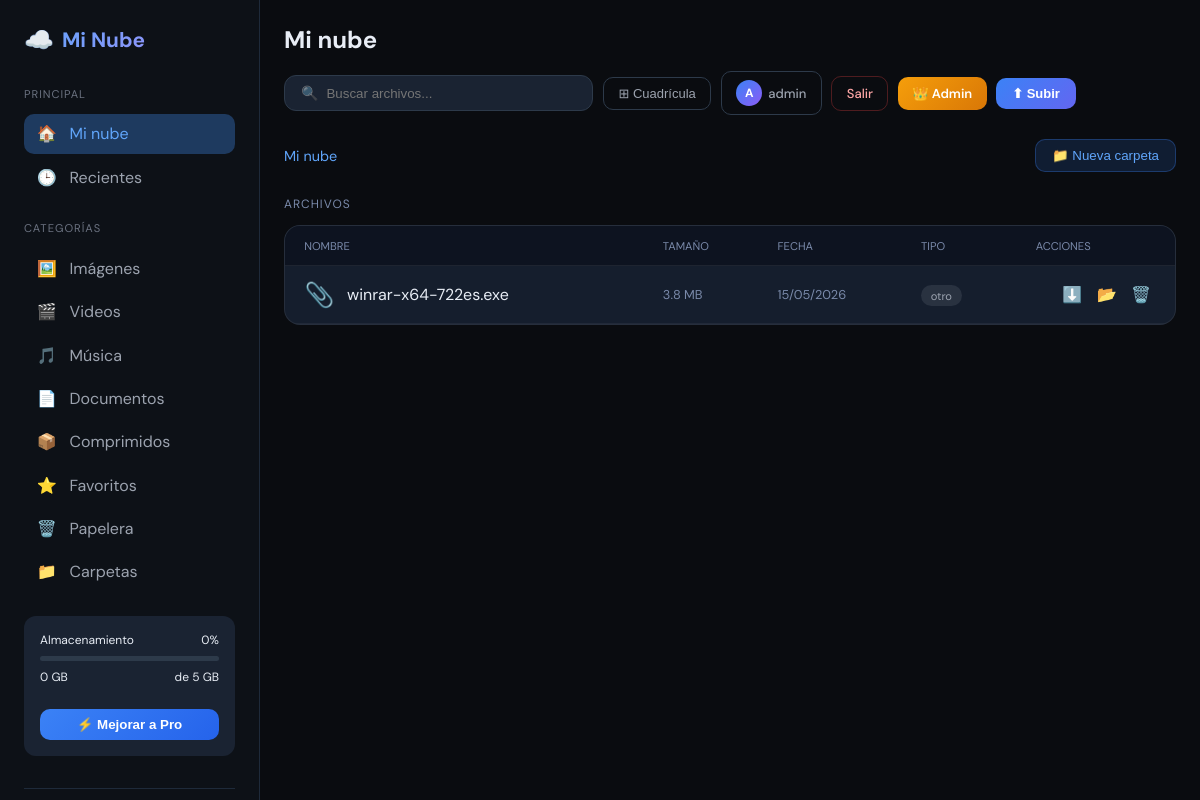
/folders (signed in), run on an earlier commit of the app's database.
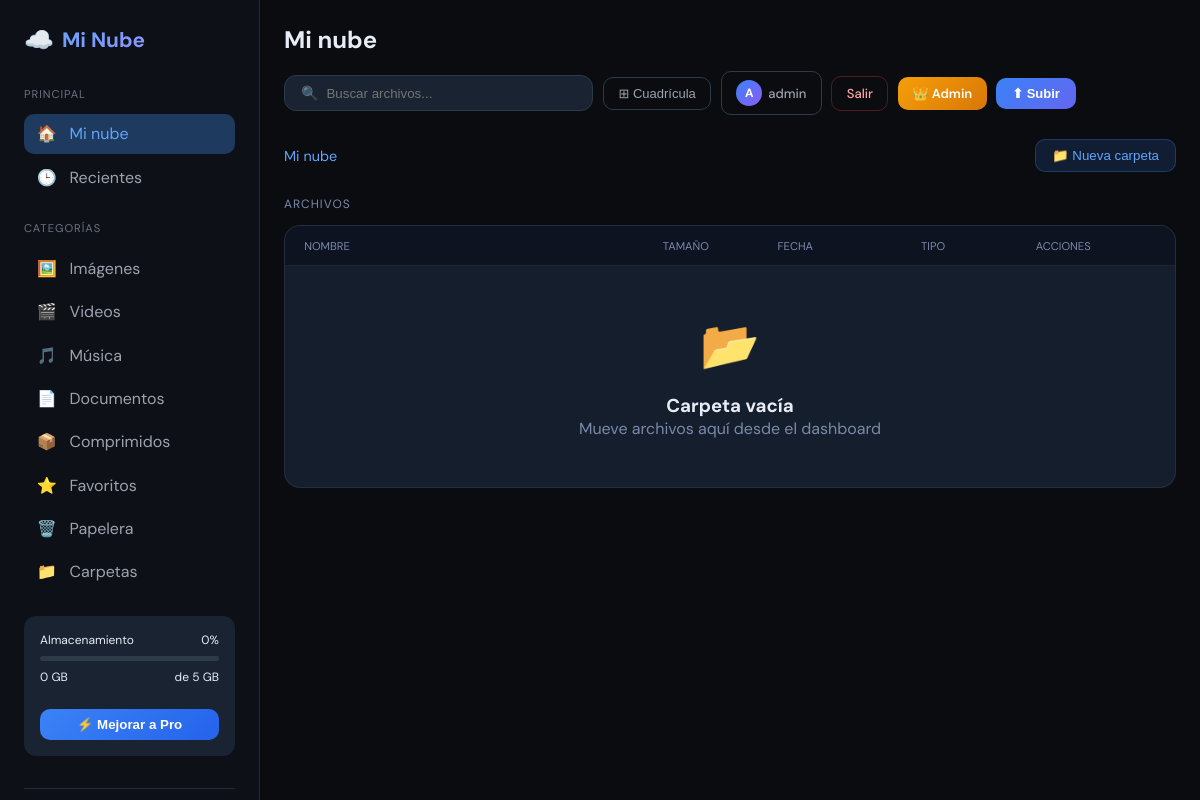
And on a later commit of the database.
### app.py (models this page shows)
class File(db.Model):
    id = db.Column(db.Integer, primary_key=True)
    filename = db.Column(db.String(500), nullable=False)
    saved_name = db.Column(db.String(500), unique=True, nullable=False)
    file_type = db.Column(db.String(50), default='otro')
    file_extension = db.Column(db.String(20), nullable=True)
    file_size = db.Column(db.BigInteger, nullable=False)
    upload_date = db.Column(db.DateTime, default=datetime.utcnow)
    user_id = db.Column(db.Integer, db.ForeignKey('user.id'), nullable=False)
    deleted_at = db.Column(db.DateTime, nullable=True)       # Papelera
    is_favorite = db.Column(db.Boolean, default=False)       # Favoritos
    share_token = db.Column(db.String(64), nullable=True)
    folder_id = db.Column(db.Integer, db.ForeignKey('folder.id'), nullable=True)    # Compartir

### app.py (the view)
@app.route('/folders')
@login_required
def folders():
    carpetas = Folder.query.filter_by(user_id=current_user.id).all()
    archivos = File.query.filter_by(user_id=current_user.id, folder_id=None).filter(File.deleted_at.is_(None)).all()
    return render_template('carpetas.html', user=current_user, folders=carpetas, files=archivos, folder=None)

### app.py (called while the page is built, shortened)
@login_manager.user_loader
def load_user(user_id):
    user = User.query.get(int(user_id))
    if user and user.is_banned_active():
        return None
    return user

    def is_admin(self):
        return self.role in ['admin', 'owner']

    def is_banned_active(self):
        if not self.is_banned:
            return False

### templates/carpetas.html (shortened to what this page needs)
{% extends "base.html" %}
{% block content %}
<div style="display:flex;justify-content:space-between;align-items:center;margin-bottom:1.5rem;">
    <div style="display:flex;align-items:center;gap:0.5rem;font-size:0.9rem;color:#7a8aaa;">
        <span onclick="window.location.href='/dashboard'" style="cursor:pointer;color:#60a5fa;">Mi nube</span>
    </div>
    <div style="display:flex;gap:0.5rem;">
        <button onclick="showNewFolder()" style="padding:0.5rem 1rem;background:rgba(59,130,246,0.15);border:1px solid rgba(59,130,246,0.3);color:#60a5fa;border-radius:10px;cursor:pointer;">📁 Nueva carpeta</button>
    </div>
</div>
<div>
    <div style="font-size:0.75rem;color:#7a8aaa;text-transform:uppercase;letter-spacing:1px;margin-bottom:0.8rem;">Archivos</div>
    <div class="file-table-wrap">
        <div class="ft-head" style="grid-template-columns:2.5fr 0.8fr 1fr 0.8fr 120px;">
            <div>Nombre</div><div>Tamaño</div><div>Fecha</div><div>Tipo</div><div>Acciones</div>
        </div>
        {% if files %}
            {% for f in files %}
            <div class="ft-row" id="row-{{f.id}}" style="grid-template-columns:2.5fr 0.8fr 1fr 0.8fr 120px;">
                <div class="ft-name">
                    <span class="ft-ico">{% if f.file_type == 'imagen' %}🖼️{% elif f.file_type == 'video' %}🎬{% elif f.file_type == 'audio' %}🎵{% elif f.file_type == 'documento' %}📄{% elif f.file_type == 'comprimido' %}📦{% else %}📎{% endif %}</span>
                    <span>{{f.filename}}</span>
                </div>
                <div style="color:#7a8aaa;font-size:0.8rem;">{% set s=f.file_size %}{% if s<1024 %}{{s}} B{% elif s<1048576 %}{{(s/1024)|round(1)}} KB{% elif s<1073741824 %}{{(s/1048576)|round(1)}} MB{% else %}{{(s/1073741824)|round(2)}} GB{% endif %}</div>
                <div style="color:#7a8aaa;font-size:0.8rem;">{{f.upload_date.strftime('%d/%m/%Y')}}</div>
                <div><span class="type-badge {{f.file_type}}">{{f.file_type}}</span></div>
                <div class="ft-actions">
                    <button class="fa-btn" onclick="window.location='/download/{{f.id}}'">⬇️</button>
                    <button class="fa-btn" onclick="moveFile({{f.id}})">📂</button>
                    <button class="fa-btn" onclick="trashFile({{f.id}})">🗑️</button>
                </div>
            </div>
            {% endfor %}
        {% else %}
            <div class="empty-state"><div style="font-size:3rem;margin-bottom:1rem">📂</div><h3>Carpeta vacía</h3><p style="color:#7a8aaa;">Mueve archivos aquí desde el dashboard</p></div>
        {% endif %}
    </div>
</div>
{% endblock %}

What changed in the data, as far as the page shows it:
removed File: filename "winrar-x64-722es.exe", (s/1048576)|round(1) "3.8", upload_date "15/05/2026", file_type "otro"
Also different on the page:
text now shown: "📂 Carpeta vacía Mueve archivos aquí desde el dashboard"
